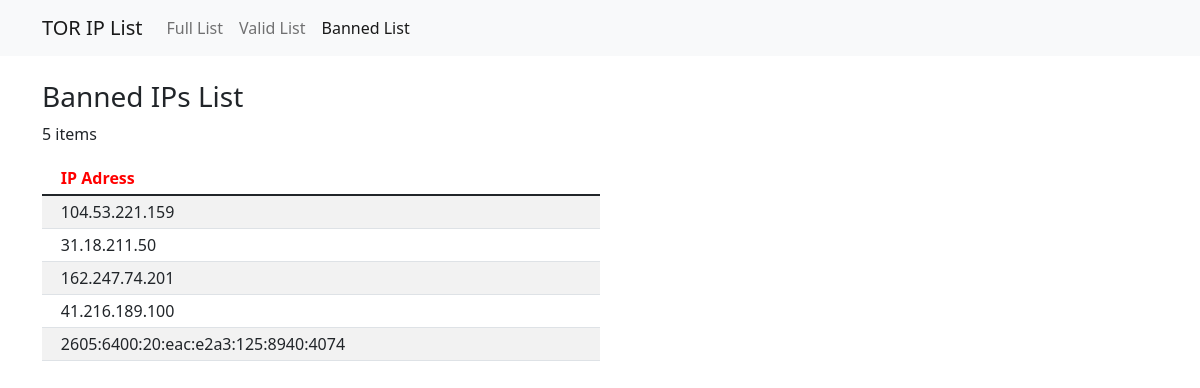
The page /bannedList on the database as committed earlier.
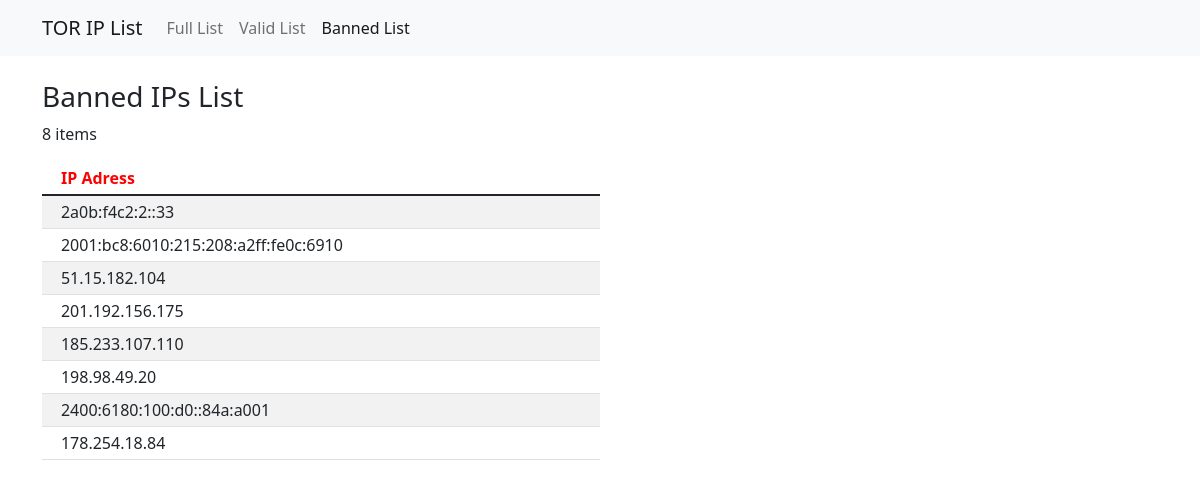
The same page on the database as committed later.
### tables this page shows
CREATE TABLE banned_ip (
                ip_address TEXT PRIMARY KEY
            );

### main.py (the view)
@cross_origin(supports_credentials=True)
@app.get('/bannedList')
def BannedList():
    resp = server_getBannedList()
    if request.is_json:
        resp = make_response(jsonify(resp))
        resp.headers['Access-Control-Allow-Origin'] = '*'
        return resp
    else:
        return render_template('bannedList.html', len = len(resp), ips = resp)

### src/app_server.py (called while the page is built)
def server_getBannedList():
    return db_GetList('banned')

### src/database/ipDB.py (called while the page is built)
def db_connect_to_db():
    conn = sl.connect('src/database/ips_tor.db')
    return conn

def db_GetList(query_type):
    db_SetDB()
    conn = db_connect_to_db()
    c = conn.cursor()
    if(query_type == 'banned'):
        data = c.execute(query_banned)
    elif(query_type == 'full'):
        data = c.execute(query_full)
    ret = []
    for row in data:
        ret.append(row[0])
    conn.close()
    return ret

def db_verifDB():
    conn = db_connect_to_db()
    c = conn.cursor()
    data = c.execute(sql_verif)
    if (data.fetchone()[0]==1):
        conn.close()
        return True
    else:
        conn.close()
        return False

def db_SetDB():
    if not db_verifDB():
        print("Generating Database...")
        db_createBannedTable()
        db_CreateFullListTable()

### templates/bannedList.html
{% extends 'base.html' %}
{% set active_page = "BannedList" %}
{% block content %}
<h3>Banned IPs List</h3>
<p>{{len}} items</p>
<table class="table table-striped table-sm" style="width: 50%;">
    <thead>
        <tr style="color: red; ">
            <th scope="col"></th>
            <th scope="col">IP Adress</th>
        </tr>
    </thead>
    <tbody>
        {%for i in range(0, len)%}
        <tr>
            <td></td>
            <td>{{ips[i]}}</td>
        </tr>
        {%endfor%}
    </tbody>
</table>
{% endblock %}

### templates/base.html (shortened to what this page needs)
<!doctype html>
<html>
<head>
    <link href="https://cdn.jsdelivr.net/npm/bootstrap@5.1.3/dist/css/bootstrap.min.css" rel="stylesheet"
>
</head>
<body>
    {% include 'navbar.html' %}
    <br>
    <div class="container">
        {% block content %}
        {% endblock %}
    </div>
</body>
</html>

### templates/navbar.html (shortened to what this page needs)
<nav class="navbar navbar-expand-sm navbar-light bg-light">
    <div class="container">
      <a class="navbar-brand" href="{{ url_for('Index') }}">TOR IP List</a>
      <div class="collapse navbar-collapse" id="navbarNav">
        <ul class="navbar-nav">
          <li class="nav-item">
            <a class="nav-link {{ 'active' if active_page == 'FullList' else '' }}" aria-current="page" href="{{ url_for('FullList') }}">Full List</a>
          </li>
          <li class="nav-item">
            <a class="nav-link {{ 'active' if active_page == 'ValidList' else '' }}" aria-current="page" href="{{ url_for('ValidList') }}">Valid List</a>
          </li>
          <li class="nav-item">
            <a class="nav-link {{ 'active' if active_page == 'BannedList' else '' }}" aria-current="page" href="{{ url_for('BannedList') }}">Banned List</a>
          </li>
        </ul>
      </div>
    </div>
  </nav>

Rows that differ between the two databases and show on the page:
removed banned_ip: ip_address "104.53.221.159"
removed banned_ip: ip_address "31.18.211.50"
removed banned_ip: ip_address "162.247.74.201"
removed banned_ip: ip_address "41.216.189.100"
removed banned_ip: ip_address "2605:6400:20:eac:e2a3:125:8940:4074"
added banned_ip: ip_address "2a0b:f4c2:2::33"
added banned_ip: ip_address "2001:bc8:6010:215:208:a2ff:fe0c:6910"
added banned_ip: ip_address "51.15.182.104"
added banned_ip: ip_address "201.192.156.175"
added banned_ip: ip_address "185.233.107.110"
added banned_ip: ip_address "198.98.49.20"
added banned_ip: ip_address "2400:6180:100:d0::84a:a001"
added banned_ip: ip_address "178.254.18.84"
Other text that changed with them:
{{ len }}: "5" → "8"
